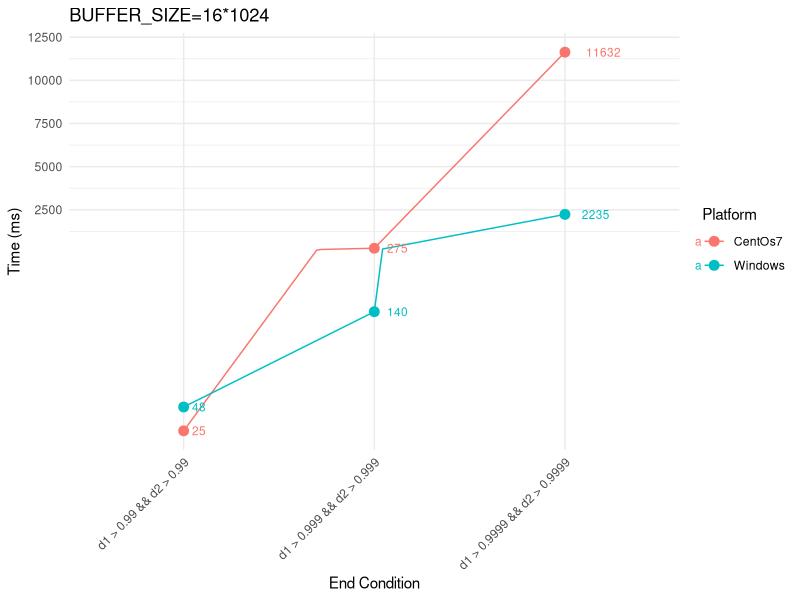

The R source for this figure:
# 定义数据
end_conditions <- c(rep("d1 > 0.9999 && d2 > 0.9999", 2), rep("d1 > 0.999 && d2 > 0.999", 2), rep("d1 > 0.99 && d2 > 0.99", 2))
platforms <- c("CentOs7", "Windows", "CentOs7", "Windows", "CentOs7", "Windows")
times <- c(11632, 2235, 275, 140, 25, 48)

# 创建数据框
data <- data.frame(EndCondition = end_conditions,
                   Platform = platforms,
                   Time = times)

# 载入 ggplot2 库
library(ggplot2)
library(scales)

squash_axis <- function(from, to, factor) { 
    # Args:
    #   from: left end of the axis
    #   to: right end of the axis
    #   factor: the compression factor of the range [from, to]
    
    trans <- function(x) {    
        # get indices for the relevant regions
        isq <- x > from & x < to
        ito <- x >= to
        
        # apply transformation
        x[isq] <- from + (x[isq] - from)/factor
        x[ito] <- from + (to - from)/factor + (x[ito] - to)
        
        return(x)
    }
    
    inv <- function(x) {
        # get indices for the relevant regions
        isq <- x > from & x < from + (to - from)/factor
        ito <- x >= from + (to - from)/factor
        
        # apply transformation
        x[isq] <- from + (x[isq] - from) * factor
        x[ito] <- to + (x[ito] - (from + (to - from)/factor))
        
        return(x)
    }
    
    # return the transformation
    return(trans_new("squash_axis", trans, inv))
}

# 绘制折线图，并标记每个数据点的时间
ggplot(data, aes(x = EndCondition, y = Time, group = Platform, color = Platform)) +
    geom_line() +
    geom_point(size = 3) +
    coord_trans(y = squash_axis(200, 40000, 60)) + 
    geom_text(aes(label = Time), vjust = 0.5, hjust = -0.6, size = 3) +  # 添加标签
    labs(title = "BUFFER_SIZE=16*1024",
         x = "End Condition",
         y = "Time (ms)",
         color = "Platform") +
    theme_minimal() +
    theme(axis.text.x = element_text(angle = 45, hjust = 1))  # 旋转 x 轴标签，以便更好地显示